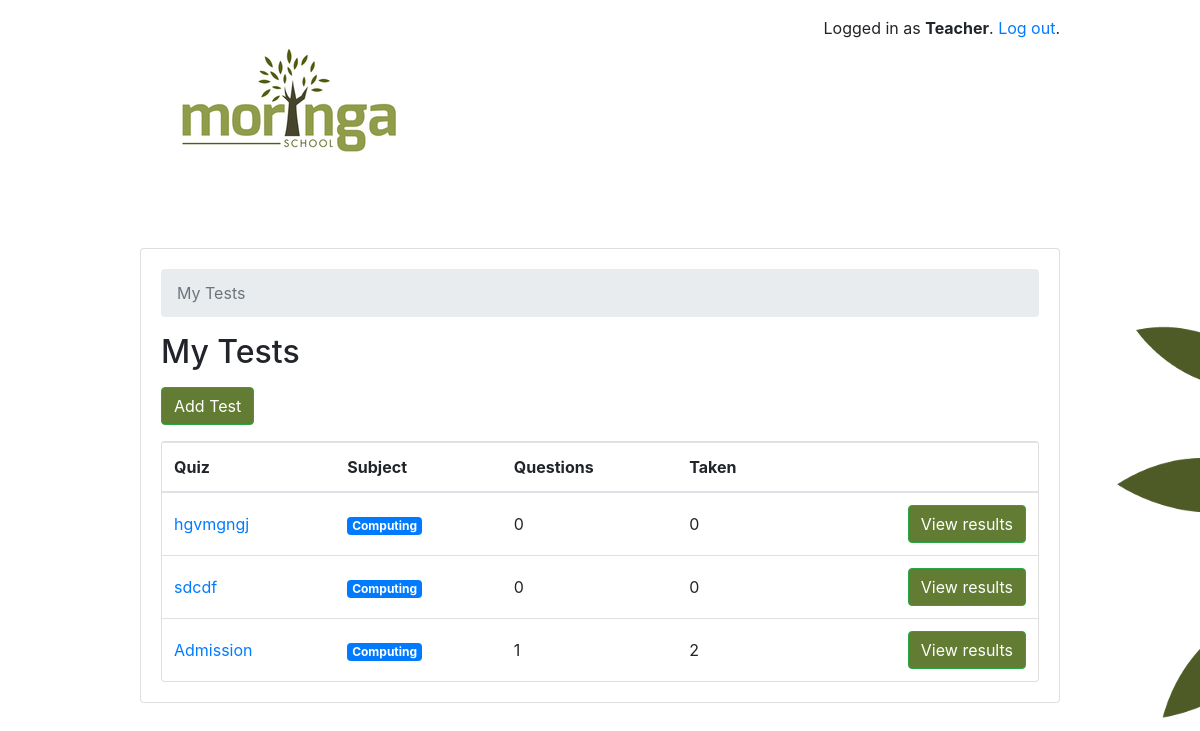
The app's page /teachers/ (signed in) with its own data.
### classroom/models.py (models this page shows, shortened)
class User(AbstractUser):
    is_student = models.BooleanField(default=False)
    is_teacher = models.BooleanField(default=False)

class Quiz(models.Model):
    owner = models.ForeignKey(User, on_delete=models.CASCADE, related_name='quizzes')
    name = models.CharField(max_length=255)
    subject = models.ForeignKey(Subject, on_delete=models.CASCADE, related_name='quizzes')

class Subject(models.Model):
    name = models.CharField(max_length=30)
    color = models.CharField(max_length=7, default='#637C33')
    def get_html_badge(self):
        name = escape(self.name)
        color = escape(self.color)
        html = '<span class="badge badge-primary" style="background-color: %s">%s</span>' % (color, name)
        return mark_safe(html)

### classroom/views/teachers.py (the view)
# urls.py: path('', students.QuizListView.as_view(), name='quiz_list'),
@method_decorator([login_required, teacher_required], name='dispatch')
class QuizListView(ListView):
    model = Quiz
    ordering = ('name', )
    context_object_name = 'quizzes'
    template_name = 'teachers/quiz_change_list.html'
    def get_queryset(self):
        queryset = self.request.user.quizzes \
            .select_related('subject') \
            .annotate(questions_count=Count('questions', distinct=True)) \
            .annotate(taken_count=Count('taken_quizzes', distinct=True))
        return queryset

### classroom/templates/teachers/quiz_change_list.html
{% extends 'base.html' %}
{% block content %}
  <nav aria-label="breadcrumb">
    <ol class="breadcrumb">
      <li class="breadcrumb-item active" aria-current="page">My Tests</li>
    </ol>
  </nav>
  <h2 class="mb-3">My Tests</h2>
  <a href="{% url 'teachers:quiz_add' %}" class="btn btn-success mb-3" role="button" style="background-color:#637C33">Add Test</a>
  <div class="card">
    <table class="table mb-0">
      <thead>
        <tr>
          <th>Quiz</th>
          <th>Subject</th>
          <th>Questions</th>
          <th>Taken</th>
          <th></th>
        </tr>
      </thead>
      <tbody>
        {% for quiz in quizzes %}
          <tr>
            <td class="align-middle"><a href="{% url 'teachers:quiz_change' quiz.pk %}">{{ quiz.name }}</a></td>
            <td class="align-middle">{{ quiz.subject.get_html_badge }}</td>
            <td class="align-middle">{{ quiz.questions_count }}</td>
            <td class="align-middle">{{ quiz.taken_count }}</td>
            <td class="text-right">
              <a href="{% url 'teachers:quiz_results' quiz.pk %}" class="btn btn-success" style="background-color:#637C33">View results</a>
            </td>
          </tr>
        {% empty %}
          <tr>
            <td class="bg-light text-center font-italic" colspan="5">You haven't created any quiz yet.</td>
          </tr>
        {% endfor %}
      </tbody>
    </table>
  </div>
{% endblock %}

### classroom/templates/base.html (shortened to what this page needs)
{% load static %}<!doctype html>
<html lang="en">
  <head>
    <link rel="stylesheet" href="https://maxcdn.bootstrapcdn.com/bootstrap/4.0.0/css/bootstrap.min.css">
    <link rel="stylesheet" type="text/css" href="{% static 'vendor/fontello-2f186091/css/fontello.css' %}">
    <link rel="stylesheet" type="text/css" href="{% static 'css/app.css' %}">
    <link href="//maxcdn.bootstrapcdn.com/bootstrap/4.1.1/css/bootstrap.min.css" rel="stylesheet" id="bootstrap-css">
  </head>
  <body>
    <div class="container" style="">
      <div class="row justify-content-center">
        <div class="col-md-10 col-sm-12">
          <div class="row">
            <div class="col-6">
              <h1 class="logo">
                <a href="{% url 'home' %}">
                  {% if user.is_authenticated %}
                    {% if user.is_teacher %}
                   <img src="{% static 'img/moringa logo2.png' %}" alt="" data-placement="right">
                    {% else %}
                     <img src="{% static 'img/moringa logo2.png' %}" alt="" data-placement="right">
                    {% endif %}
                  {% endif %}
                </a>
              </h1>
            </div>
            <div class="col-6 text-right">
              {% if user.is_authenticated %}
                <p class="pt-3">Logged in as <strong>{{ user.username }}</strong>. <a href="{% url 'logout' %}">Log out</a>.</p>
              {% else %}
                <a href="{% url 'login' %}" class="btn btn-success" role="button" style="background-color:#637C33">Log in</a>
               <a href="{% url 'signup' %}" class="btn btn-success" role="button" style="background-color:#637C33">Sign up</a>
              {% endif %}
            </div>
          </div>
          <div class="card mb-3">
            <div class="card-body">
              {% block content %}
              {% endblock %}
            </div>
          </div>
        </div>
      </div>
    </div>
  </body>
</html>

### static/css/app.css (style rules this page uses)
.logo { font-family: 'Clicker Script', cursive; }
.logo a { color: #212529; text-decoration: none; }
body { background-image: url('static/img/all logo.png') }

### records on screen
User: username "Teacher"
Quiz: name "hgvmgngj", subject.get_html_badge "Computing", questions_count "0", taken_count "0"
Quiz: name "sdcdf", subject.get_html_badge "Computing", questions_count "0", taken_count "0"
Quiz: name "Admission", subject.get_html_badge "Computing", questions_count "1", taken_count "2"
